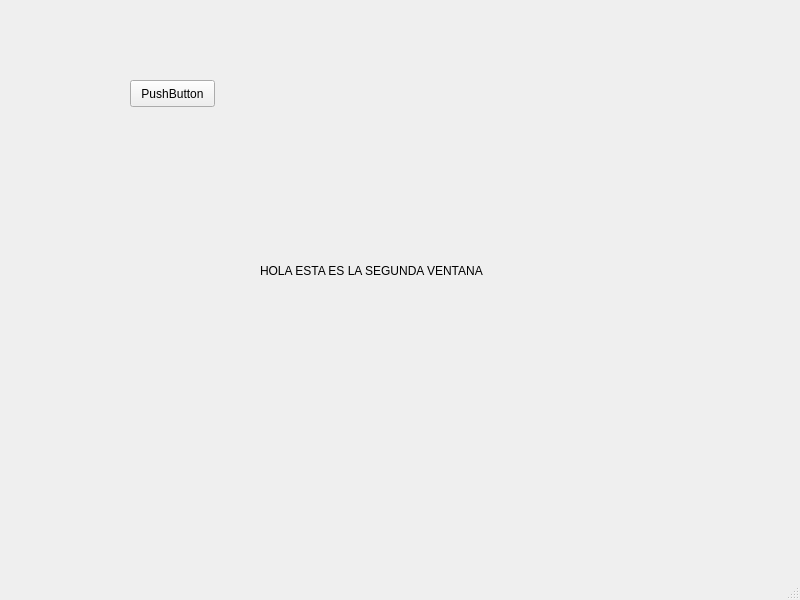
<?xml version="1.0" encoding="UTF-8"?>
<ui version="4.0">
 <class>SecondWindow</class>
 <widget class="QMainWindow" name="SecondWindow">
  <property name="geometry">
   <rect>
    <x>0</x>
    <y>0</y>
    <width>800</width>
    <height>600</height>
   </rect>
  </property>
  <property name="windowTitle">
   <string>MainWindow</string>
  </property>
  <widget class="QWidget" name="centralwidget">
   <widget class="QLabel" name="label">
    <property name="geometry">
     <rect>
      <x>260</x>
      <y>190</y>
      <width>351</width>
      <height>161</height>
     </rect>
    </property>
    <property name="text">
     <string>HOLA ESTA ES LA SEGUNDA VENTANA</string>
    </property>
   </widget>
   <widget class="QPushButton" name="pushButton">
    <property name="geometry">
     <rect>
      <x>130</x>
      <y>80</y>
      <width>85</width>
      <height>27</height>
     </rect>
    </property>
    <property name="text">
     <string>PushButton</string>
    </property>
   </widget>
  </widget>
  <widget class="QMenuBar" name="menubar">
   <property name="geometry">
    <rect>
     <x>0</x>
     <y>0</y>
     <width>800</width>
     <height>20</height>
    </rect>
   </property>
  </widget>
  <widget class="QStatusBar" name="statusbar"/>
 </widget>
 <resources/>
 <connections/>
</ui>
